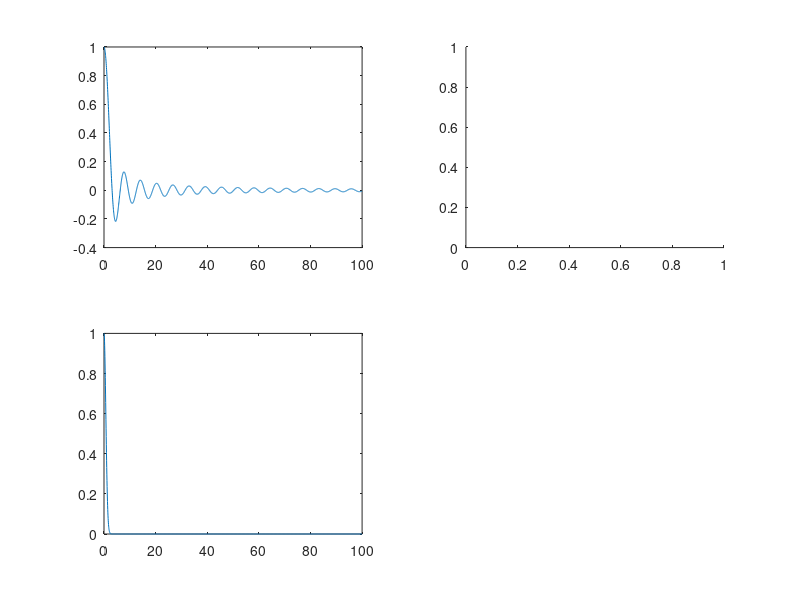

This figure's MATLAB source: (Note: this script raises an error after producing the figure.)
%nm5p06c
clf
fp56a=inline('sin(x)./x','x'); 
fp56a2=inline('sin(1./y)./y','y'); 
fp56b=inline('exp(-x.*x)','x'); 
x0=[eps:2000]/20; x=[eps:100]/100;
subplot(221), plot(x0,fp56a(x0))
subplot(223), plot(x0,fp56b(x0))
subplot(222), y=logspace(-3,0,2000); loglog(y,abs(fp56a2(y)))
subplot(224), y=logspace(-6,-3,2000); loglog(y,abs(fp56a2(y)))
